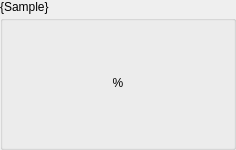
<?xml version="1.0" encoding="UTF-8"?>
<ui version="4.0">
 <class>WiSample</class>
 <widget class="QWidget" name="WiSample">
  <property name="geometry">
   <rect>
    <x>0</x>
    <y>0</y>
    <width>236</width>
    <height>150</height>
   </rect>
  </property>
  <property name="windowTitle">
   <string notr="true">Form</string>
  </property>
  <layout class="QVBoxLayout" name="verticalLayout" stretch="0,1">
   <property name="spacing">
    <number>1</number>
   </property>
   <property name="leftMargin">
    <number>0</number>
   </property>
   <property name="topMargin">
    <number>0</number>
   </property>
   <property name="rightMargin">
    <number>0</number>
   </property>
   <property name="bottomMargin">
    <number>0</number>
   </property>
   <item>
    <widget class="QLabel" name="lbSampleTitle">
     <property name="text">
      <string>{Sample}</string>
     </property>
    </widget>
   </item>
   <item>
    <widget class="QGroupBox" name="grpSample">
     <layout class="QHBoxLayout" name="horizontalLayout_2">
      <property name="spacing">
       <number>0</number>
      </property>
      <property name="leftMargin">
       <number>0</number>
      </property>
      <property name="topMargin">
       <number>0</number>
      </property>
      <property name="rightMargin">
       <number>0</number>
      </property>
      <property name="bottomMargin">
       <number>2</number>
      </property>
      <item>
       <widget class="QStackedWidget" name="stackSample">
        <property name="currentIndex">
         <number>0</number>
        </property>
        <widget class="QWidget" name="pageSampleQt">
         <layout class="QVBoxLayout" name="verticalLayout_6">
          <property name="leftMargin">
           <number>0</number>
          </property>
          <property name="topMargin">
           <number>0</number>
          </property>
          <property name="rightMargin">
           <number>0</number>
          </property>
          <property name="bottomMargin">
           <number>0</number>
          </property>
          <item>
           <widget class="QLabel" name="lbSample">
            <property name="minimumSize">
             <size>
              <width>120</width>
              <height>110</height>
             </size>
            </property>
            <property name="font">
             <font>
              <stylestrategy>PreferAntialias</stylestrategy>
             </font>
            </property>
            <property name="text">
             <string notr="true">%</string>
            </property>
            <property name="textFormat">
             <enum>Qt::PlainText</enum>
            </property>
            <property name="alignment">
             <set>Qt::AlignCenter</set>
            </property>
           </widget>
          </item>
         </layout>
        </widget>
        <widget class="WiCustomDraw" name="pageSampleCustom"/>
       </widget>
      </item>
     </layout>
    </widget>
   </item>
  </layout>
 </widget>
 <customwidgets>
  <customwidget>
   <class>WiCustomDraw</class>
   <extends>QWidget</extends>
   <header>CharPaint/routines.h</header>
   <container>1</container>
  </customwidget>
 </customwidgets>
 <resources/>
 <connections/>
</ui>
